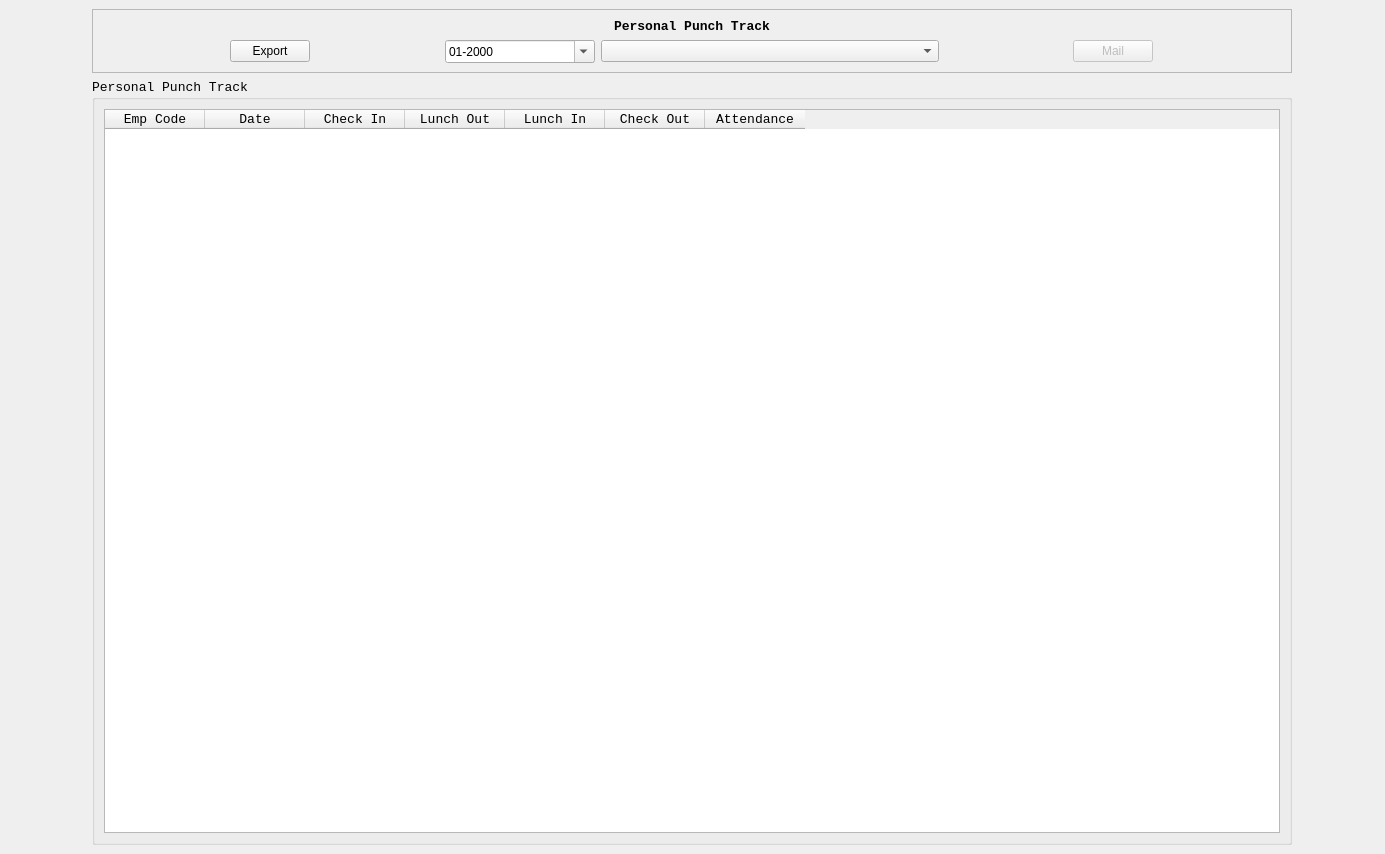
<?xml version="1.0" encoding="UTF-8"?>
<ui version="4.0">
 <class>MWin_PersonalPunchTrack</class>
 <widget class="QMainWindow" name="MWin_PersonalPunchTrack">
  <property name="geometry">
   <rect>
    <x>0</x>
    <y>0</y>
    <width>1385</width>
    <height>854</height>
   </rect>
  </property>
  <property name="windowTitle">
   <string>MainWindow</string>
  </property>
  <property name="styleSheet">
   <string notr="true">font: 10pt &quot;Courier New&quot;;</string>
  </property>
  <widget class="QWidget" name="CWin_PersonalPunchTrack">
   <layout class="QGridLayout" name="gridLayout_3">
    <item row="0" column="0" alignment="Qt::AlignHCenter">
     <widget class="QFrame" name="NEX_frame">
      <property name="minimumSize">
       <size>
        <width>1200</width>
        <height>0</height>
       </size>
      </property>
      <property name="frameShape">
       <enum>QFrame::StyledPanel</enum>
      </property>
      <property name="frameShadow">
       <enum>QFrame::Raised</enum>
      </property>
      <layout class="QGridLayout" name="gridLayout_2">
       <item row="1" column="4" alignment="Qt::AlignHCenter">
        <widget class="QPushButton" name="IQPB_Mail">
         <property name="enabled">
          <bool>false</bool>
         </property>
         <property name="text">
          <string>Mail</string>
         </property>
        </widget>
       </item>
       <item row="1" column="0" alignment="Qt::AlignHCenter">
        <widget class="QPushButton" name="IQPB_Export">
         <property name="text">
          <string>Export</string>
         </property>
        </widget>
       </item>
       <item row="1" column="1">
        <widget class="QDateEdit" name="IQDE_Date">
         <property name="maximumSize">
          <size>
           <width>150</width>
           <height>16777215</height>
          </size>
         </property>
         <property name="displayFormat">
          <string>MM-yyyy</string>
         </property>
         <property name="calendarPopup">
          <bool>true</bool>
         </property>
        </widget>
       </item>
       <item row="1" column="2">
        <widget class="QComboBox" name="IQCB_EmpName"/>
       </item>
       <item row="0" column="1" colspan="2">
        <widget class="QLabel" name="NEX_Title">
         <property name="font">
          <font>
           <family>Courier New</family>
           <pointsize>10</pointsize>
           <weight>50</weight>
           <italic>false</italic>
           <bold>false</bold>
          </font>
         </property>
         <property name="text">
          <string>&lt;html&gt;&lt;head/&gt;&lt;body&gt;&lt;p align=&quot;center&quot;&gt;&lt;span style=&quot; font-weight:600;&quot;&gt;Personal Punch Track&lt;/span&gt;&lt;/p&gt;&lt;/body&gt;&lt;/html&gt;</string>
         </property>
        </widget>
       </item>
      </layout>
     </widget>
    </item>
    <item row="1" column="0" alignment="Qt::AlignHCenter">
     <widget class="QGroupBox" name="NEX_PersonalPunchTrack">
      <property name="minimumSize">
       <size>
        <width>1200</width>
        <height>0</height>
       </size>
      </property>
      <property name="font">
       <font>
        <family>Courier New</family>
        <pointsize>10</pointsize>
       </font>
      </property>
      <property name="title">
       <string>Personal Punch Track</string>
      </property>
      <layout class="QGridLayout" name="gridLayout">
       <item row="0" column="0">
        <widget class="QTableWidget" name="OQTB_PersonalPunchTrack">
         <column>
          <property name="text">
           <string>Emp Code</string>
          </property>
         </column>
         <column>
          <property name="text">
           <string>Date</string>
          </property>
         </column>
         <column>
          <property name="text">
           <string>Check In</string>
          </property>
         </column>
         <column>
          <property name="text">
           <string>Lunch Out</string>
          </property>
         </column>
         <column>
          <property name="text">
           <string>Lunch In</string>
          </property>
         </column>
         <column>
          <property name="text">
           <string>Check Out</string>
          </property>
         </column>
         <column>
          <property name="text">
           <string>Attendance</string>
          </property>
         </column>
        </widget>
       </item>
      </layout>
     </widget>
    </item>
   </layout>
  </widget>
 </widget>
 <resources/>
 <connections/>
</ui>
